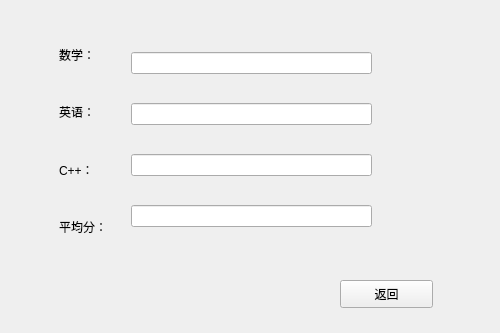
<?xml version="1.0" encoding="UTF-8"?>
<ui version="4.0">
 <class>StudentSelfSelectGrades</class>
 <widget class="QWidget" name="StudentSelfSelectGrades">
  <property name="geometry">
   <rect>
    <x>0</x>
    <y>0</y>
    <width>500</width>
    <height>333</height>
   </rect>
  </property>
  <property name="windowTitle">
   <string>Form</string>
  </property>
  <widget class="QPushButton" name="pushButton_back">
   <property name="geometry">
    <rect>
     <x>340</x>
     <y>280</y>
     <width>93</width>
     <height>28</height>
    </rect>
   </property>
   <property name="text">
    <string>返回</string>
   </property>
  </widget>
  <widget class="QWidget" name="widget_3" native="true">
   <property name="geometry">
    <rect>
     <x>50</x>
     <y>20</y>
     <width>331</width>
     <height>241</height>
    </rect>
   </property>
   <layout class="QHBoxLayout" name="horizontalLayout">
    <item>
     <widget class="QWidget" name="widget" native="true">
      <layout class="QVBoxLayout" name="verticalLayout">
       <item>
        <widget class="QLabel" name="label">
         <property name="text">
          <string>数学：</string>
         </property>
        </widget>
       </item>
       <item>
        <widget class="QLabel" name="label_2">
         <property name="text">
          <string>英语：</string>
         </property>
        </widget>
       </item>
       <item>
        <widget class="QLabel" name="label_3">
         <property name="text">
          <string>C++：</string>
         </property>
        </widget>
       </item>
       <item>
        <widget class="QLabel" name="label_4">
         <property name="text">
          <string>平均分：</string>
         </property>
        </widget>
       </item>
      </layout>
     </widget>
    </item>
    <item>
     <widget class="QWidget" name="widget_2" native="true">
      <layout class="QVBoxLayout" name="verticalLayout_2">
       <item>
        <widget class="QLineEdit" name="lineEdit">
         <property name="readOnly">
          <bool>true</bool>
         </property>
        </widget>
       </item>
       <item>
        <widget class="QLineEdit" name="lineEdit_2">
         <property name="readOnly">
          <bool>true</bool>
         </property>
        </widget>
       </item>
       <item>
        <widget class="QLineEdit" name="lineEdit_3">
         <property name="readOnly">
          <bool>true</bool>
         </property>
        </widget>
       </item>
       <item>
        <widget class="QLineEdit" name="lineEdit_4">
         <property name="readOnly">
          <bool>true</bool>
         </property>
        </widget>
       </item>
      </layout>
     </widget>
    </item>
   </layout>
  </widget>
 </widget>
 <resources/>
 <connections/>
</ui>
